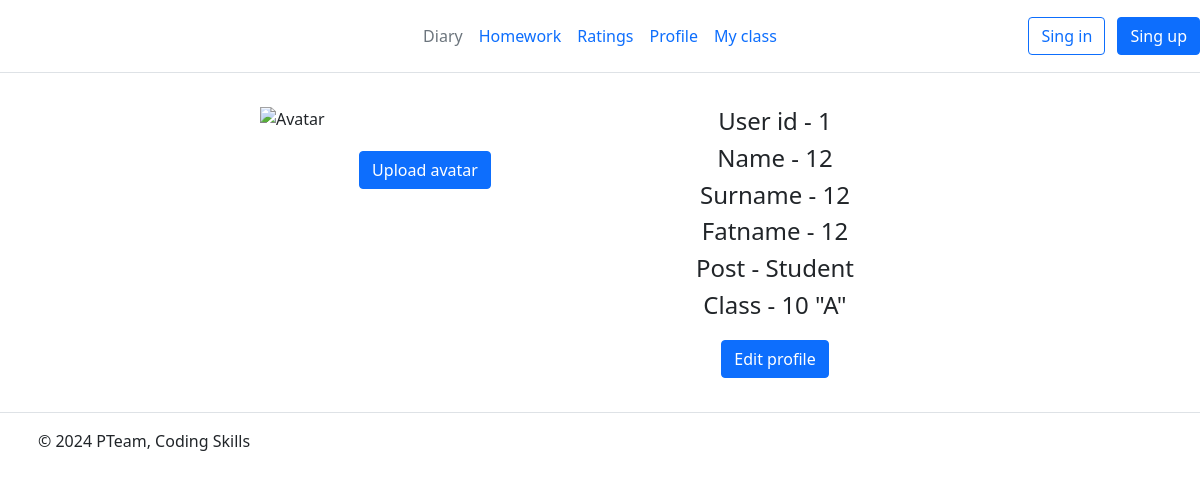
Before: /profile/1 with the older database file.
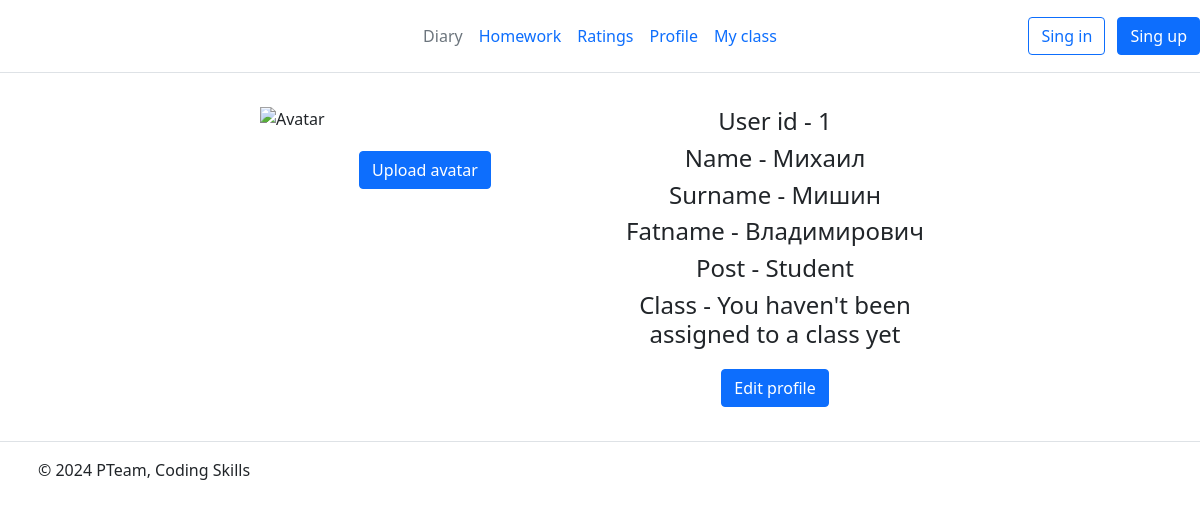
After: the same page with the newer database file.
### models.py (models this page shows)
class Users(db.Model):
    user_id = db.Column(db.Integer, primary_key=True)
    name = db.Column(db.String(20), nullable=False)
    surname = db.Column(db.String(20), nullable=False)
    fatname = db.Column(db.String(20), nullable=False)
    password = db.Column(db.String(20), nullable=False)
    is_teacher = db.Column(db.Boolean, default=False)
    is_student = db.Column(db.Boolean, default=False)

class Student(db.Model):
    id = db.Column(db.Integer, primary_key=True)
    user_id = db.Column(db.Integer, index=True)
    class_num = db.Column(db.String(3), nullable=False)
    class_let = db.Column(db.String(3), nullable=False)

### main.py (the view)
@app.route('/profile/<int:user_id>')  # Профиль
def profile(user_id):
    user = Users.query.filter_by(user_id=user_id).first()
    student = Student.query.filter_by(user_id=user_id).first()
    if user:
        if not student:
            class_num = 'You haven\'t been assigned to a class yet'
            class_let = ''
        else:
            class_num = student.class_num
            class_let = f'"{student.class_let}"'
        return render_template('profile.html', user_id=user_id, name=user.name, surname=user.surname,
                               fatname=user.fatname, is_student=user.is_student, is_teacher=user.is_teacher, class_num=class_num, class_let=class_let)
    else:
        return render_template('notification.html', message=MESSAGE_LIST[5633], message_id=5633, url=f'/',
                               text='To main')

### templates/profile.html
{% extends "base.html" %}
{% block body%}
<div class="prof-container">
    <div class="column">
        <div><img src="avatar/{{user_id}}" alt="Avatar" class="user-avatar"></div>
        <div class="container">
        <div><a href="/profile/avatar/upload/{{user_id}}" class="btn btn-primary">Upload avatar</a></div>
        </div>
    </div>
    <div class="column">
        <div class="container">
            <div class="user-info">
                <h4>User id - {{user_id}}</h4>
                <h4>Name - {{name}}</h4>
                <h4>Surname - {{surname}}</h4>
                <h4>Fatname - {{fatname}}</h4>
                {% if is_student %}
                <h4>Post - Student</h4>
                {% elif is_teacher %}
                <h4>Post - Teacher<h4>
                {% else %}
                <h4>Post - None</h4>
                {% endif %}
                <h4>Class - {{class_num}} {{class_let}}</h4>
            </div>
            <a href="/profile/edit/{{user_id}}" class="btn btn-primary">Edit profile</a>
        </div>
    </div>
</div>
{% endblock %}

Changed rows visible on the page:
removed Student: class_num "10"
changed Users: name "12" → "Михаил"; surname "12" → "Мишин"; fatname "12" → "Владимирович"
Other visible differences:
{{ class_num }}: (not shown) → "You haven't been assigned to a class yet"
{{ class_let }}: "\"A\"" → (not shown)
